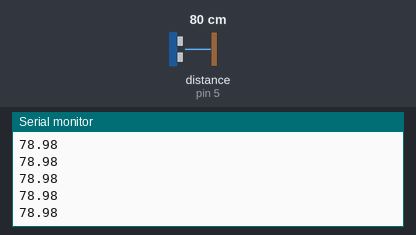
Simulated run of this sketch. Board: Arduino Uno, built with avr-gcc and run on an emulated ATmega328P. Shown: the last lines printed to the serial monitor. Wiring (inferred from the names in the program): ultrasonic range finder: trigger pin 3; echo pin 5. Inputs (shaded band) come from the test bench; at power-on: distance to the obstacle (sensor on pin 5) 80 cm. The echo pulse lasts 58.3 µs per cm.

Above: at 1.2 s.
1.3 s: distance to the obstacle (sensor on pin 5) set to 2 cm
At 1.9 s:
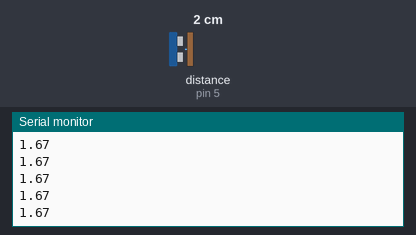
2.8 s: distance to the obstacle (sensor on pin 5) set to 4 cm
At 3.9 s:
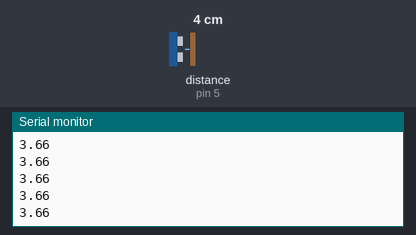
Timing chart, 0 to 5.8 s (numbered marks = the images above; inputs shaded):
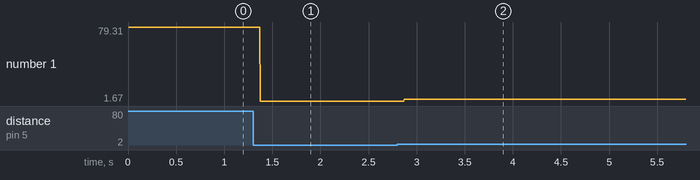

The sketch:

ultrasonic_test.ino
```cpp
//ultrasonic sensorのお試しコード

int trg = 3; //pinassignを間違えにくい
int echo = 5;

double duration = 0; //初期化
double distance = 0;

void setup() {
  // put your setup code here, to run once:
  Serial.begin(9600);
  pinMode(echo,INPUT);
  pinMode(trg,OUTPUT);
}

void loop() {
  // put your main code here, to run repeatedly:
  digitalWrite(trg,LOW); //試し打ち
  delayMicroseconds(1);

  digitalWrite(trg,HIGH); //11microsec発射
  delayMicroseconds(11);

  digitalWrite(trg,LOW); //発射終わり

  duration = pulseIn(echo,HIGH);
  distance = duration*0.017; //音速340m/sとして、音波が返ってくるまでの時間の半分が距離

  Serial.println(distance);


}
```

Measured:
- after the input at 1.3 s, the serial monitor: prints a new line after 0.07 s (image 1)
- after the input at 2.8 s, the serial monitor: prints a new line after 0.07 s (image 2)
- plotted number 1: 78.98 → 1.67 after the input at 1.3 s, 1.67 → 3.6 after the input at 2.8 s
